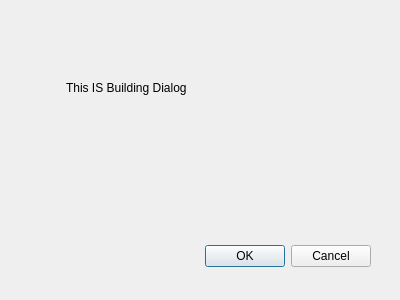
<?xml version="1.0" encoding="UTF-8"?>
<ui version="4.0">
 <class>Dialog</class>
 <widget class="QDialog" name="Dialog">
  <property name="geometry">
   <rect>
    <x>0</x>
    <y>0</y>
    <width>400</width>
    <height>300</height>
   </rect>
  </property>
  <property name="windowTitle">
   <string>Dialog</string>
  </property>
  <widget class="QDialogButtonBox" name="buttonBox">
   <property name="geometry">
    <rect>
     <x>30</x>
     <y>240</y>
     <width>341</width>
     <height>32</height>
    </rect>
   </property>
   <property name="orientation">
    <enum>Qt::Horizontal</enum>
   </property>
   <property name="standardButtons">
    <set>QDialogButtonBox::Cancel|QDialogButtonBox::Ok</set>
   </property>
  </widget>
  <widget class="QLabel" name="label">
   <property name="geometry">
    <rect>
     <x>66</x>
     <y>80</y>
     <width>177</width>
     <height>16</height>
    </rect>
   </property>
   <property name="text">
    <string>This IS Building Dialog</string>
   </property>
  </widget>
 </widget>
 <resources/>
 <connections>
  <connection>
   <sender>buttonBox</sender>
   <signal>accepted()</signal>
   <receiver>Dialog</receiver>
   <slot>accept()</slot>
   <hints>
    <hint type="sourcelabel">
     <x>248</x>
     <y>254</y>
    </hint>
    <hint type="destinationlabel">
     <x>157</x>
     <y>274</y>
    </hint>
   </hints>
  </connection>
  <connection>
   <sender>buttonBox</sender>
   <signal>rejected()</signal>
   <receiver>Dialog</receiver>
   <slot>reject()</slot>
   <hints>
    <hint type="sourcelabel">
     <x>316</x>
     <y>260</y>
    </hint>
    <hint type="destinationlabel">
     <x>286</x>
     <y>274</y>
    </hint>
   </hints>
  </connection>
 </connections>
</ui>
